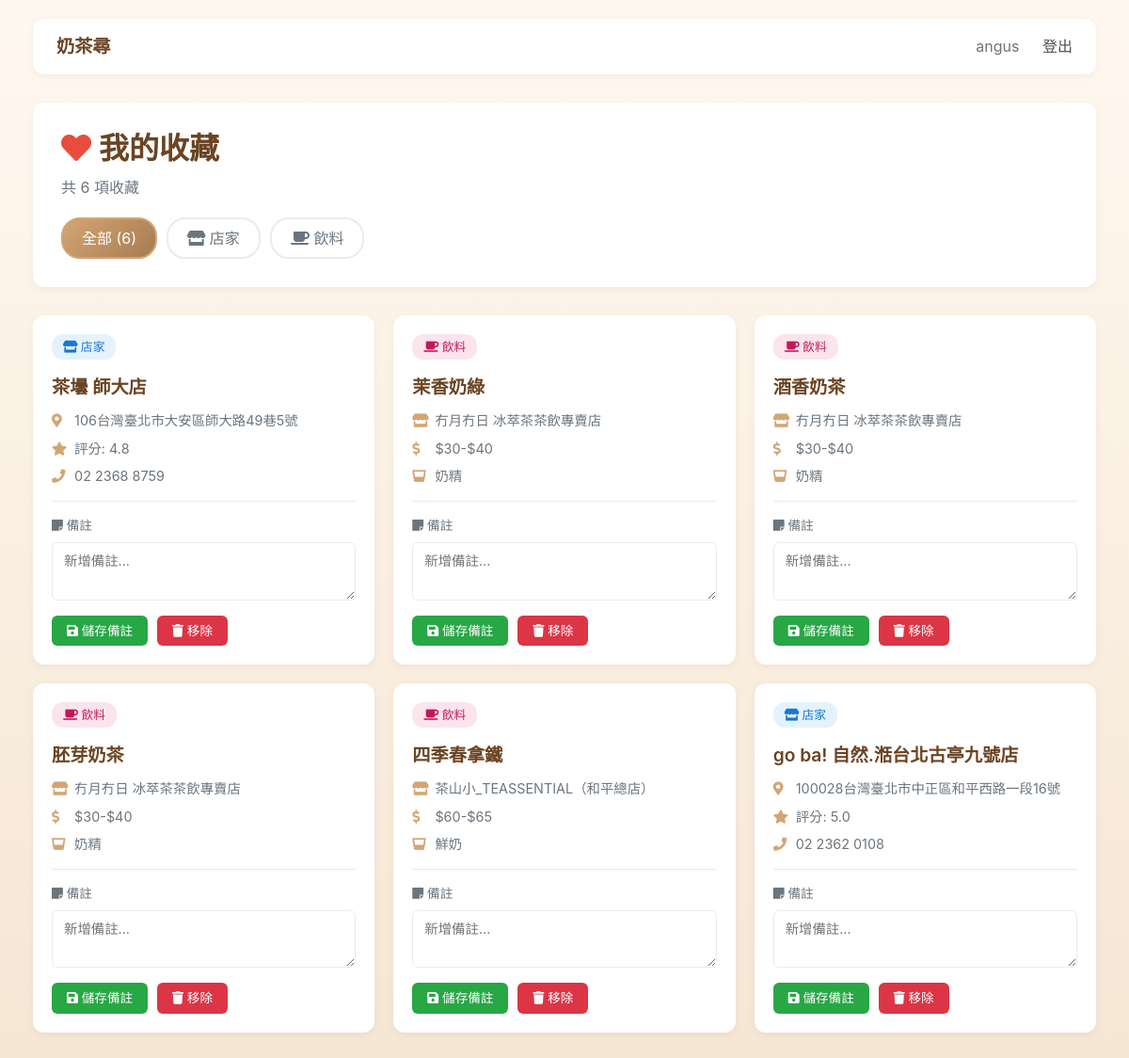
Before: /favorites/ (signed in) with the older database file.
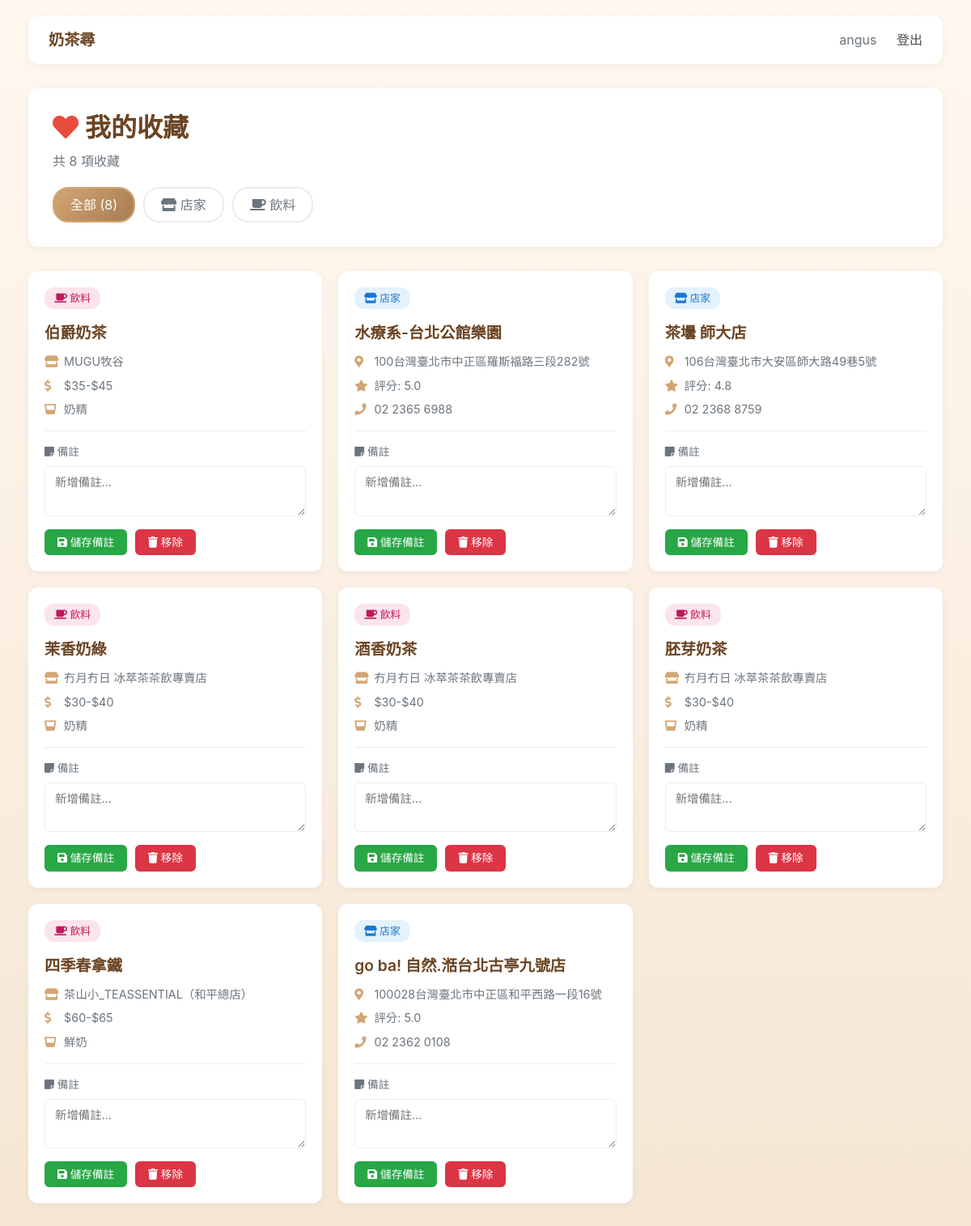
After: the same page with the newer database file.
### polls/models.py (models this page shows, shortened)
class Favorite(models.Model):
    FAVORITE_TYPE_CHOICES = [
        ('shop', '店家'),
        ('drink', '飲料'),
    ]
    user = models.ForeignKey(User, on_delete=models.CASCADE, related_name='favorites', verbose_name='使用者')
    favorite_type = models.CharField(max_length=10, choices=FAVORITE_TYPE_CHOICES, verbose_name='收藏類型')
    tea_shop = models.ForeignKey(TeaShop, on_delete=models.CASCADE, blank=True, null=True, related_name='favorited_by', verbose_name='收藏的店家')
    drink = models.ForeignKey(Drink, on_delete=models.CASCADE, blank=True, null=True, related_name='favorited_by', verbose_name='收藏的飲料')
    notes = models.TextField(blank=True, null=True, verbose_name='備註')
    created_at = models.DateTimeField(auto_now_add=True, verbose_name='收藏時間')
    class Meta:
        verbose_name = '收藏'
        verbose_name_plural = '收藏列表'
        ordering = ['-created_at']
        unique_together = [['user', 'tea_shop', 'drink']]  # 避免重複收藏

class TeaShop(models.Model):
    place_id = models.CharField(max_length=200, unique=True, verbose_name='Google Place ID')
    name = models.CharField(max_length=200, verbose_name='店名')
    address = models.CharField(max_length=300, verbose_name='地址')
    phone = models.CharField(max_length=50, blank=True, null=True, verbose_name='電話')
    latitude = models.DecimalField(max_digits=10, decimal_places=7, verbose_name='緯度')
    longitude = models.DecimalField(max_digits=10, decimal_places=7, verbose_name='經度')
    rating = models.DecimalField(max_digits=2, decimal_places=1, verbose_name='評分')
    opening_hours = models.TextField(verbose_name='營業時間')
    created_at = models.DateTimeField(auto_now_add=True, verbose_name='建立時間')
    class Meta:
        verbose_name = '奶茶店'
        verbose_name_plural = '奶茶店列表'
        ordering = ['-rating', 'name']  # 按評分降冪、店名排序

class Drink(models.Model):
    MILK_TYPE_CHOICES = [
        ('creamer', '奶精'),
        ('fresh_milk', '鮮奶'),
    ]
    TEA_TYPE_CHOICES = [
        ('black_tea', '紅茶'),
        ('green_tea', '綠茶'),
        ('oolong_tea', '烏龍茶'),
        ('blue_tea', '青茶'),
        ('matcha', '抹茶'),
        ('tieguanyin', '鐵觀音'),
        ('barley_tea', '麥茶'),
        ('season', '四季春'),
        ('jasmine', '茉莉花茶'),
        ('pu_erh', '普洱茶'),
        ('other', '其他')
    ]
    tea_shop = models.ForeignKey(TeaShop, on_delete=models.CASCADE, related_name='drinks', verbose_name='所屬店家')
    name = models.CharField(max_length=100, verbose_name='飲料名稱')
    description = models.TextField(blank=True, null=True, verbose_name='描述')
    milk_type = models.CharField(max_length=20, choices=MILK_TYPE_CHOICES, blank=True, null=True, verbose_name='使用奶類')
    tea_type = models.CharField(max_length=20, choices=TEA_TYPE_CHOICES, blank=True, null=True, verbose_name='茶類')
    topping = models.CharField(max_length=10, choices=[('yes', '有'), ('no', '無')], blank=True, null=True, verbose_name='配料')
    has_medium = models.BooleanField(default=False, verbose_name='有中杯')
    price_medium = models.DecimalField(max_digits=5, decimal_places=0, blank=True, null=True, verbose_name='中杯價格')
    has_large = models.BooleanField(default=False, verbose_name='有大杯')
    price_large = models.DecimalField(max_digits=5, decimal_places=0, blank=True, null=True, verbose_name='大杯價格')
    created_at = models.DateTimeField(auto_now_add=True, verbose_name='建立時間')
    class Meta:
        verbose_name = '飲料品項'
        verbose_name_plural = '飲料品項列表'
        ordering = ['tea_shop', 'name']
    def get_price_range(self):
        prices = []
        if self.has_medium and self.price_medium:
            prices.append(int(self.price_medium))
        if self.has_large and self.price_large:
            prices.append(int(self.price_large))
        if not prices:
            return "價格未定"
        min_price = min(prices)
        max_price = max(prices)
        if min_price == max_price:
            return f"${min_price}"
        return f"${min_price}-${max_price}"

### polls/views.py (the view)
# urls.py: path('favorites/', polls_views.favorites_list, name='favorites_list'),
@login_required
def favorites_list(request):
    filter_type = request.GET.get('type', 'all')  # all, shop, drink
    favorites = Favorite.objects.filter(user=request.user)
    if filter_type == 'shop':
        favorites = favorites.filter(favorite_type='shop')
    elif filter_type == 'drink':
        favorites = favorites.filter(favorite_type='drink')
    context = {
        'favorites': favorites,
        'filter_type': filter_type,
        'total_count': favorites.count(),
    }
    return render(request, 'polls/favorites.html', context)

### templates/polls/favorites.html (shortened to what the changed rows need)
<!DOCTYPE html>
<html lang="zh-TW">
<head>
    <link rel="stylesheet" href="https://cdn.jsdelivr.net/npm/bootstrap@4.6.2/dist/css/bootstrap.min.css">
    <link rel="stylesheet" href="https://cdnjs.cloudflare.com/ajax/libs/font-awesome/5.15.4/css/all.min.css">
</head>
<body>
    <div class="container">
        <div class="page-header">
            <h1><i class="fas fa-heart" style="color: #e74c3c;"></i> 我的收藏</h1>
            <p style="color: #6c757d; margin-bottom: 0;">共 {{ total_count }} 項收藏</p>
            <div class="filter-section">
                <a href="{% url 'favorites_list' %}" class="filter-btn {% if filter_type == 'all' %}active{% endif %}">
                    全部 ({{ total_count }})
                </a>
                <a href="{% url 'favorites_list' %}?type=shop" class="filter-btn {% if filter_type == 'shop' %}active{% endif %}">
                    <i class="fas fa-store"></i> 店家
                </a>
                <a href="{% url 'favorites_list' %}?type=drink" class="filter-btn {% if filter_type == 'drink' %}active{% endif %}">
                    <i class="fas fa-coffee"></i> 飲料
                </a>
            </div>
        </div>
        {% if favorites %}
            <div class="favorites-grid">
                {% for favorite in favorites %}
                    <div class="favorite-card">
                        <div class="favorite-header">
                            <span class="favorite-type {% if favorite.favorite_type == 'shop' %}type-shop{% else %}type-drink{% endif %}">
                                {% if favorite.favorite_type == 'shop' %}
                                    <i class="fas fa-store"></i> 店家
                                {% else %}
                                    <i class="fas fa-coffee"></i> 飲料
                                {% endif %}
                            </span>
                        </div>
                        {% if favorite.favorite_type == 'shop' %}
                            <div class="favorite-name">{{ favorite.tea_shop.name }}</div>
                            <div class="favorite-info">
                                <i class="fas fa-map-marker-alt"></i>
                                {{ favorite.tea_shop.address|truncatewords:8 }}
                            </div>
                            <div class="favorite-info">
                                <i class="fas fa-star"></i>
                                評分: {{ favorite.tea_shop.rating }}
                            </div>
                            <div class="favorite-info">
                                <i class="fas fa-phone"></i>
                                {{ favorite.tea_shop.phone|default:"無電話資訊" }}
                            </div>
                        {% else %}
                            <div class="favorite-name">{{ favorite.drink.name }}</div>
                            <div class="favorite-info">
                                <i class="fas fa-store"></i>
                                {{ favorite.drink.tea_shop.name }}
                            </div>
                            <div class="favorite-info">
                                <i class="fas fa-dollar-sign"></i>
                                {{ favorite.drink.get_price_range }}
                            </div>
                            {% if favorite.drink.milk_type %}
                                <div class="favorite-info">
                                    <i class="fas fa-glass-whiskey"></i>
                                    {{ favorite.drink.get_milk_type_display }}
                                </div>
                            {% endif %}
                        {% endif %}
                        <div class="notes-section">
                            <label class="notes-label">
                                <i class="fas fa-sticky-note"></i> 備註
                            </label>
                            <textarea class="notes-input" id="notes-{{ favorite.id }}" placeholder="新增備註...">{{ favorite.notes|default:"" }}</textarea>
                            <div class="favorite-actions">
                                <button class="btn btn-save btn-sm" onclick="saveNotes({{ favorite.id }})">
                                    <i class="fas fa-save"></i> 儲存備註
                                </button>
                                <button class="btn btn-remove btn-sm" onclick="removeFavorite({{ favorite.id }})">
                                    <i class="fas fa-trash"></i> 移除
                                </button>
                            </div>
                        </div>
                    </div>
                {% endfor %}
            </div>
        {% endif %}
    </div>
</body>
</html>

Changed rows visible on the page:
added Favorite: favorite_type "drink" (drawn), drink.name "伯爵奶茶", drink.tea_shop.name "MUGU牧谷", drink.get_price_range "$35-$45", drink.milk_type "奶精", id "新增備註..."
added Favorite: favorite_type "shop" (drawn), tea_shop.name "水療系-台北公館樂園", tea_shop.address "100台灣臺北市中正區羅斯福路三段282號", tea_shop.rating "5.0", tea_shop.phone "02 2365 6988", id "新增備註..."
Other visible differences:
{{ total_count }}: "6" → "8"
